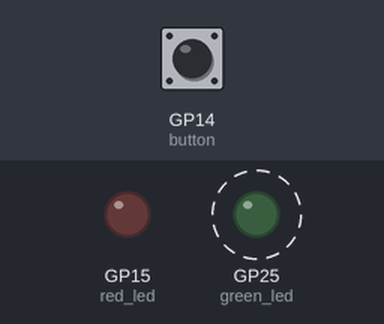
A program run on a simulated Raspberry Pi Pico running MicroPython. On the bench: output pins drawn as LEDs (lit = HIGH). Dashed ring = blinking. The test bench sets the inputs (shaded band); at power-on: GP14 (button) LOW.

Above: at 1.2 s.
1.3 s: GP14 (button) pulled HIGH for 2.6 s
At 2.6 s:
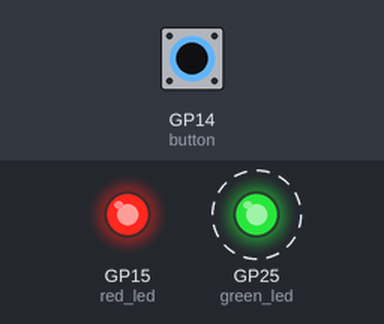
Timing chart, 0 to 11.4 s (numbered marks = the images above; inputs shaded):
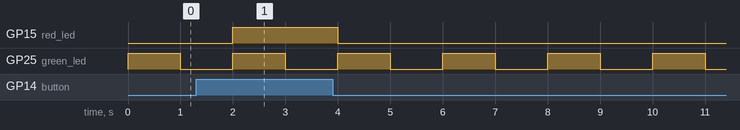

The program:

blocking.py
```python
from machine import Pin
import time

green_led = Pin("LED", Pin.OUT)
red_led = Pin(15, Pin.OUT)
button = Pin(14, Pin.IN)

while True:
    green_led.value(1)
    time.sleep(1)
    green_led.value(0)
    time.sleep(1)

    state = button.value()
    red_led.value(state)
```

Measured:
- after the input at 1.3 s, GP15 (red_led): LOW → HIGH after 0.70 s, → LOW 2.0 s later
- by itself, GP25 (green_led): alternates HIGH for 1.0 s and LOW for 1.0 s
